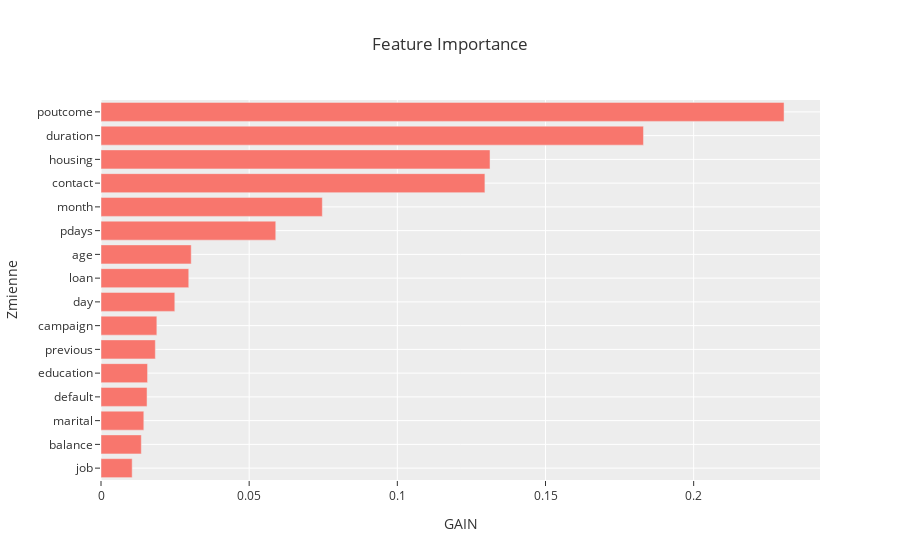
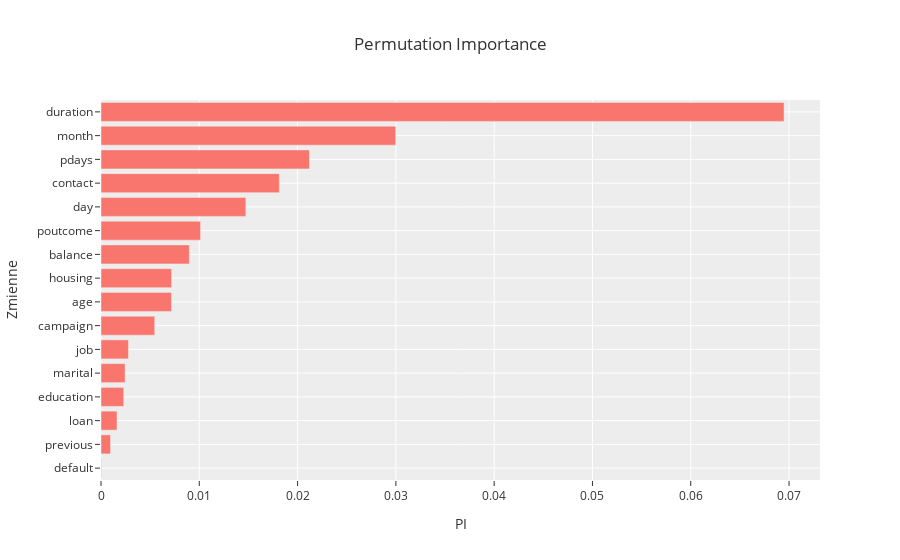

Notebook cell for these charts, in order:
### Markdown cell above
### GINI  

Model 3 ma najlepszą jakość predykcji na zbiorze testowym, mimo że ma mniejszy Gini na treningowym to oznacza, że lepiej generalizuje na nowych danych – prawdopodobnie nie przeuczył się jak model 1.  

Model 3, dzięki optymalizacji hiperparametrów, osiągnął najlepszy balans między dopasowaniem a generalizacją.

### Code cell
fi3=grid_search1.best_estimator_.feature_importances_
plot_miara(zmienne1, fi3, 'Feature Importance', 'GAIN')

pi_results3=permutation_importance(grid_search1, X_train, y_train, n_repeats=10, random_state=20)
pi3=pi_results3.importances_mean
plot_miara(zmienne1, pi3, 'Permutation Importance', 'PI')

### Figure 1 — Plotly figure (JSON) as saved in the notebook; plotly's stock layout.template omitted (floating-point values rounded to 4 significant figures)
{"data": [{"orientation": "h", "type": "bar", "x": [0.01052, 0.0136, 0.01445, 0.01554, 0.01571, 0.01834, 0.01885, 0.0249, 0.02962, 0.03045, 0.05897, 0.07468, 0.1295, 0.1313, 0.1831, 0.2305], "y": ["job", "balance", "marital", "default", "education", "previous", "campaign", "day", "loan", "age", "pdays", "month", "contact", "housing", "duration", "poutcome"]}], "layout": {"autosize": true, "title": {"text": "Feature Importance"}, "xaxis": {"autorange": true, "range": [0, 0.2426], "title": {"text": "GAIN"}, "type": "linear"}, "yaxis": {"autorange": true, "range": [-0.5, 15.5], "title": {"text": "Zmienne"}, "type": "category"}}}

### Figure 2 — Plotly figure (JSON) as saved in the notebook; plotly's stock layout.template omitted (floating-point values rounded to 4 significant figures)
{"data": [{"orientation": "h", "type": "bar", "x": [3.871e-05, 0.0009705, 0.001631, 0.002311, 0.00245, 0.002793, 0.005466, 0.007169, 0.00718, 0.008986, 0.01013, 0.01473, 0.01814, 0.02121, 0.02999, 0.06949], "y": ["default", "previous", "loan", "education", "marital", "job", "campaign", "age", "housing", "balance", "poutcome", "day", "contact", "pdays", "month", "duration"]}], "layout": {"autosize": true, "title": {"text": "Permutation Importance"}, "xaxis": {"autorange": true, "range": [0, 0.07315], "title": {"text": "PI"}, "type": "linear"}, "yaxis": {"autorange": true, "range": [-0.5, 15.5], "title": {"text": "Zmienne"}, "type": "category"}}}
